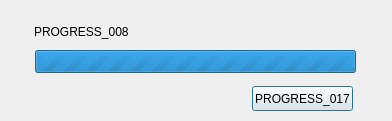
<?xml version="1.0" encoding="UTF-8"?>
<ui version="4.0">
 <class>ScanningDialog</class>
 <widget class="QDialog" name="ScanningDialog">
  <property name="geometry">
   <rect>
    <x>0</x>
    <y>0</y>
    <width>392</width>
    <height>121</height>
   </rect>
  </property>
  <property name="windowTitle">
   <string>PROGRESS_001</string>
  </property>
  <property name="windowIcon">
   <iconset resource="icons/icon.qrc">
    <normaloff>:/escan2_app.ico</normaloff>:/escan2_app.ico</iconset>
  </property>
  <widget class="QProgressBar" name="scan_progressBar">
   <property name="geometry">
    <rect>
     <x>35</x>
     <y>50</y>
     <width>321</width>
     <height>23</height>
    </rect>
   </property>
   <property name="acceptDrops">
    <bool>false</bool>
   </property>
   <property name="maximum">
    <number>0</number>
   </property>
   <property name="value">
    <number>-1</number>
   </property>
   <property name="textVisible">
    <bool>false</bool>
   </property>
   <property name="invertedAppearance">
    <bool>false</bool>
   </property>
  </widget>
  <widget class="QPushButton" name="cancel_pushButton">
   <property name="geometry">
    <rect>
     <x>252</x>
     <y>86</y>
     <width>101</width>
     <height>25</height>
    </rect>
   </property>
   <property name="text">
    <string>PROGRESS_017</string>
   </property>
  </widget>
  <widget class="QLabel" name="progress_label">
   <property name="geometry">
    <rect>
     <x>34</x>
     <y>20</y>
     <width>231</width>
     <height>23</height>
    </rect>
   </property>
   <property name="text">
    <string>PROGRESS_008</string>
   </property>
  </widget>
 </widget>
 <resources>
  <include location="icons/icon.qrc"/>
 </resources>
 <connections>
  <connection>
   <sender>cancel_pushButton</sender>
   <signal>clicked()</signal>
   <receiver>ScanningDialog</receiver>
   <slot>Cancel()</slot>
   <hints>
    <hint type="sourcelabel">
     <x>299</x>
     <y>99</y>
    </hint>
    <hint type="destinationlabel">
     <x>180</x>
     <y>60</y>
    </hint>
   </hints>
  </connection>
 </connections>
 <slots>
  <slot>Cancel()</slot>
 </slots>
</ui>
